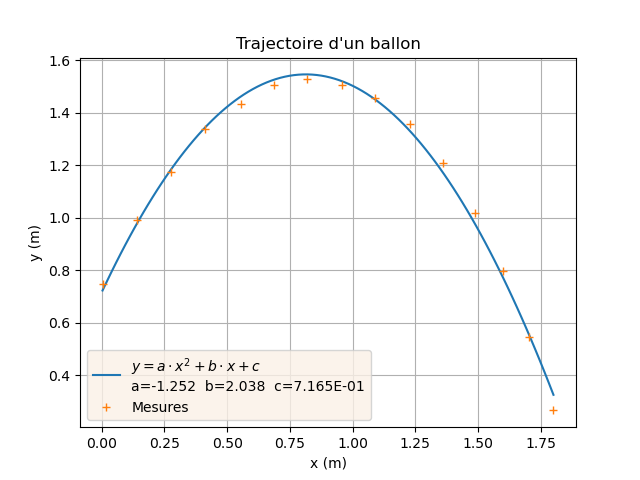

Write Python code to recreate this figure.
import matplotlib.pyplot as plt
from physique import ajustement_parabolique

x = [0.003,0.141,0.275,0.410,0.554,0.686,0.820,0.958,1.089,1.227,1.359,1.490,1.599,1.705,1.801]
y = [0.746,0.990,1.175,1.336,1.432,1.505,1.528,1.505,1.454,1.355,1.207,1.018,0.797,0.544,0.266]

a, b, c = ajustement_parabolique(x, y, plot_axes=plt)

plt.plot(x, y, '+', label="Mesures")

plt.legend(facecolor="linen")
plt.title("Trajectoire d'un ballon")
plt.xlabel("x (m)")
plt.ylabel("y (m)")
plt.grid()
plt.savefig("exemple_1.png")
plt.show()